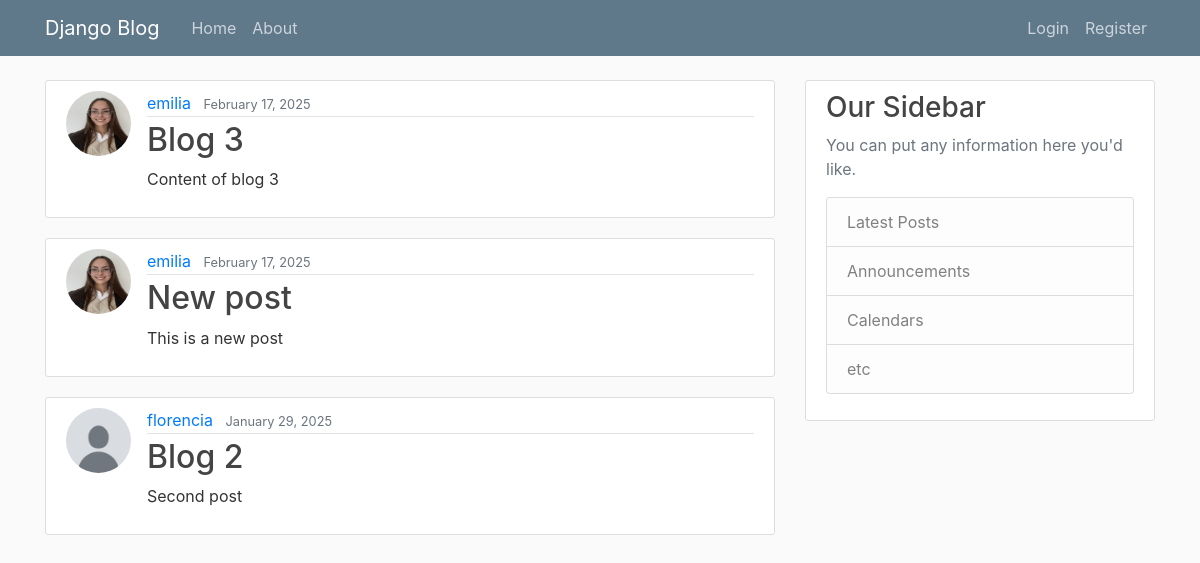
The app's page /, older data.
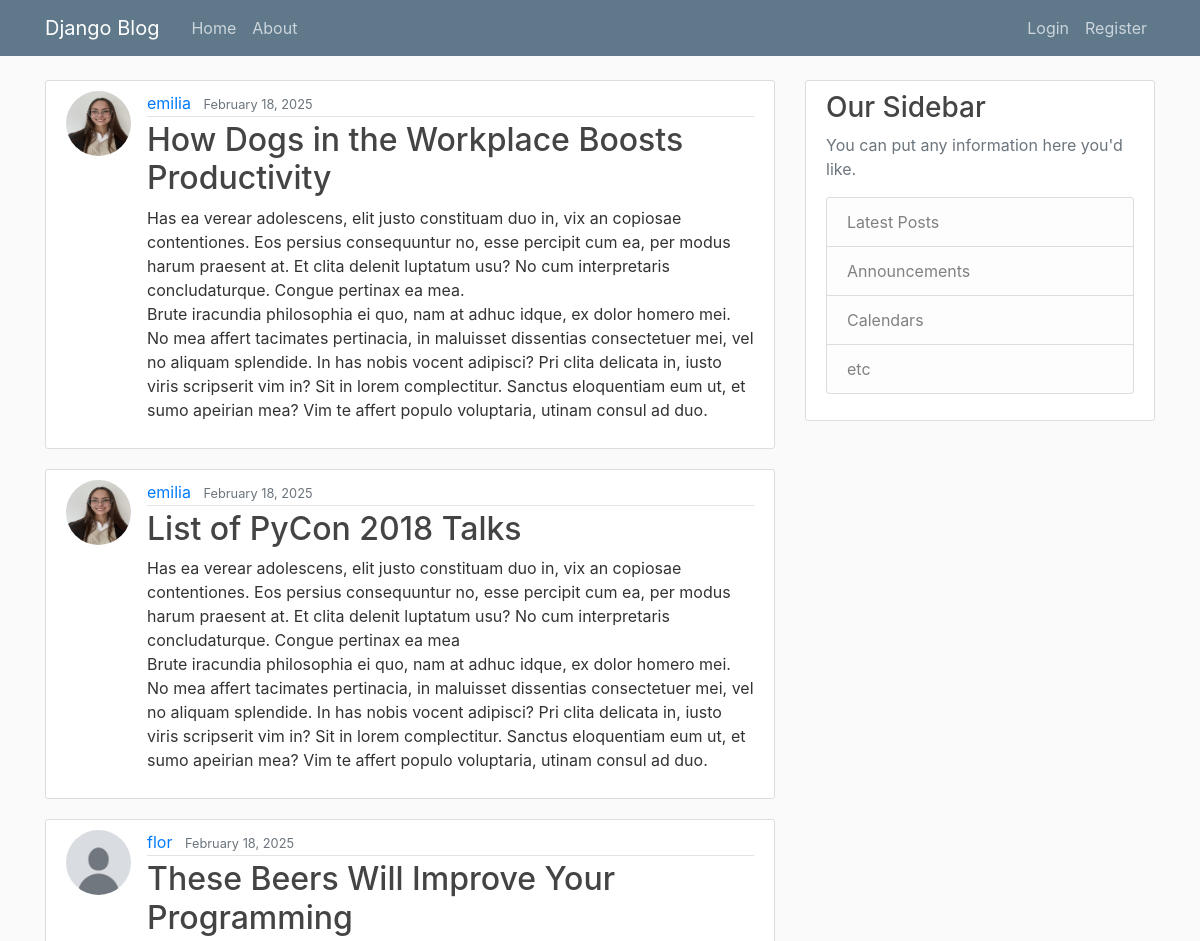
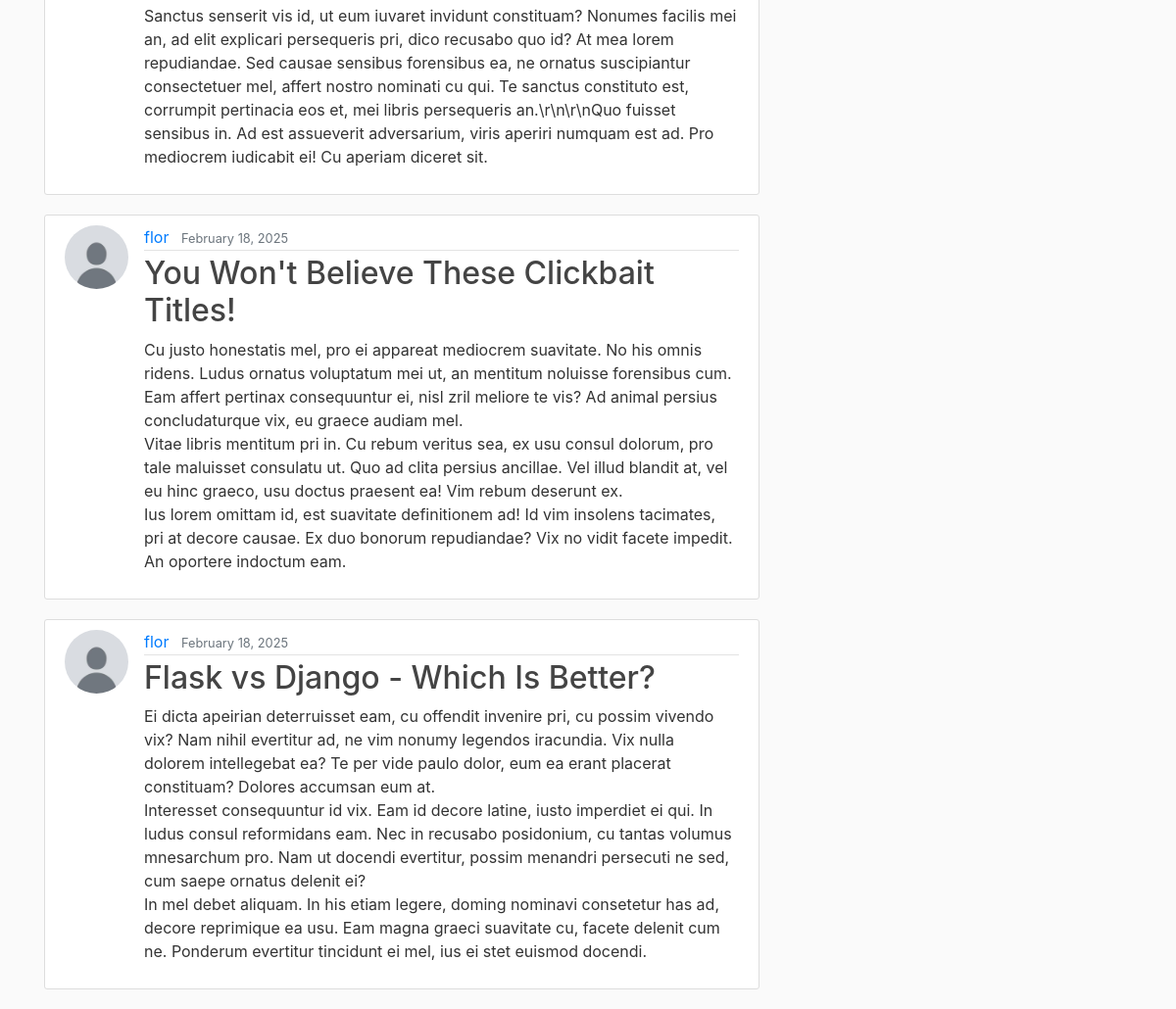
The same page, newer data (2 pictures, top to bottom).
### blog/models.py (models this page shows, shortened)
class Post(models.Model):
    title = models.CharField(max_length=100)
    content = models.TextField()
    date_posted = models.DateTimeField(default=timezone.now)
    author = models.ForeignKey(User, on_delete=models.CASCADE)

### users/models.py (models this page shows, shortened)
class Profile(models.Model):
    user = models.OneToOneField(User, on_delete=models.CASCADE)
    image = models.ImageField(default='default.jpg', upload_to='profile_pics')

### blog/views.py (the view)
# urls.py: path('', PostListView.as_view(), name='blog-home'),
class PostListView(ListView):
    model = Post
    template_name = 'blog/home.html'
    context_object_name = 'posts'
    ordering = ['-date_posted']
    paginate_by = 5

### blog/templates/blog/home.html
{% extends "blog/base.html" %}
{% block content %}
    {% for post in posts %}
        <article class="media content-section">
          <img class="rounded-circle article-img" src="{{ post.author.profile.image.url }}">
          <div class="media-body">
            <div class="article-metadata">
              <a class="mr-2" href="#">{{ post.author }}</a>
              <small class="text-muted">{{ post.date_posted|date:"F d, Y" }}</small>
            </div>
            <h2><a class="article-title" href="{% url 'post-detail' post.id %}">{{ post.title }}</a></h2>
            <p class="article-content">{{ post.content }}</p>
          </div>
        </article>
    {% endfor %}
{% endblock content %}

Row changes from the older to the newer data that the page shows:
no longer on this page (row unchanged): Post: author.profile.image (picture), author "emilia", date_posted "February 17, 2025", title "Blog 3", content "Content of blog 3"
no longer on this page (row unchanged): Post: author.profile.image (picture), author "emilia", date_posted "February 17, 2025", title "New post", content "This is a new post"
no longer on this page (row unchanged): Post: author.profile.image (placeholder picture), author "florencia", date_posted "January 29, 2025", title "Blog 2", content "Second post"
added Post: author.profile.image (picture), author "emilia", date_posted "February 18, 2025", title "How Dogs in the Workplace Boosts Productivity", content "Has ea verear adolescens, elit justo constituam duo in, vix an copiosae contentiones. Eos persius consequuntur no, esse percipit cum ea, per modus harum praesent at. Et clita delenit luptatum usu? No cum interpretaris concludaturque. Congue pertinax ea mea. Brute iracundia philosophia ei quo, nam at adhuc idque, ex dolor homero mei. No mea affert tacimates pertinacia, in maluisset dissentias consectetuer mei, vel no aliquam splendide. In has nobis vocent adipisci? Pri clita delicata in, iusto viris scripserit vim in? Sit in lorem complectitur. Sanctus eloquentiam eum ut, et sumo apeirian mea? Vim te affert populo voluptaria, utinam consul ad duo."
added Post: author.profile.image (picture), author "emilia", date_posted "February 18, 2025", title "List of PyCon 2018 Talks", content "Has ea verear adolescens, elit justo constituam duo in, vix an copiosae contentiones. Eos persius consequuntur no, esse percipit cum ea, per modus harum praesent at. Et clita delenit luptatum usu? No cum interpretaris concludaturque. Congue pertinax ea mea Brute iracundia philosophia ei quo, nam at adhuc idque, ex dolor homero mei. No mea affert tacimates pertinacia, in maluisset dissentias consectetuer mei, vel no aliquam splendide. In has nobis vocent adipisci? Pri clita delicata in, iusto viris scripserit vim in? Sit in lorem complectitur. Sanctus eloquentiam eum ut, et sumo apeirian mea? Vim te affert populo voluptaria, utinam consul ad duo."
added Post: author.profile.image (placeholder picture), author "flor", date_posted "February 18, 2025", title "These Beers Will Improve Your Programming", content "Sanctus senserit vis id, ut eum iuvaret invidunt constituam? Nonumes facilis mei an, ad elit explicari persequeris pri, dico recusabo quo id? At mea lorem repudiandae. Sed causae sensibus forensibus ea, ne ornatus suscipiantur consectetuer mel, affert nostro nominati cu qui. Te sanctus constituto est, corrumpit pertinacia eos et, mei libris persequeris an.\\r\\n\\r\\nQuo fuisset sensibus in. Ad est assueverit adversarium, viris aperiri numquam est ad. Pro mediocrem iudicabit ei! Cu aperiam diceret sit."
added Post: author.profile.image (placeholder picture), author "flor", date_posted "February 18, 2025", title "You Won't Believe These Clickbait Titles!", content "Cu justo honestatis mel, pro ei appareat mediocrem suavitate. No his omnis ridens. Ludus ornatus voluptatum mei ut, an mentitum noluisse forensibus cum. Eam affert pertinax consequuntur ei, nisl zril meliore te vis? Ad animal persius concludaturque vix, eu graece audiam mel. Vitae libris mentitum pri in. Cu rebum veritus sea, ex usu consul dolorum, pro tale maluisset consulatu ut. Quo ad clita persius ancillae. Vel illud blandit at, vel eu hinc graeco, usu doctus praesent ea! Vim rebum deserunt ex. Ius lorem omittam id, est suavitate definitionem ad! Id vim insolens tacimates, pri at decore causae. Ex duo bonorum repudiandae? Vix no vidit facete impedit. An oportere indoctum eam."
added Post: author.profile.image (placeholder picture), author "flor", date_posted "February 18, 2025", title "Flask vs Django - Which Is Better?", content "Ei dicta apeirian deterruisset eam, cu offendit invenire pri, cu possim vivendo vix? Nam nihil evertitur ad, ne vim nonumy legendos iracundia. Vix nulla dolorem intellegebat ea? Te per vide paulo dolor, eum ea erant placerat constituam? Dolores accumsan eum at. Interesset consequuntur id vix. Eam id decore latine, iusto imperdiet ei qui. In ludus consul reformidans eam. Nec in recusabo posidonium, cu tantas volumus mnesarchum pro. Nam ut docendi evertitur, possim menandri persecuti ne sed, cum saepe ornatus delenit ei? In mel debet aliquam. In his etiam legere, doming nominavi consetetur has ad, decore reprimique ea usu. Eam magna graeci suavitate cu, facete delenit cum ne. Ponderum…"
